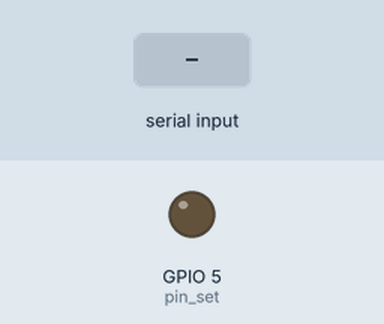
Bench run of a program on a simulated ESP32 board running MicroPython. Parts: output pins drawn as LEDs (lit = HIGH). The test bench sets the inputs (shaded band). The modem accepts every AT command (registered, SIM ready, sends succeed) and sends nothing else; what the program prints to the serial console is not drawn. At 4.9 s the program stops and its outputs stay as they are.

Above: at 1.2 s.
1.3 s: "OK\n" received over the second serial link
At 4.4 s:
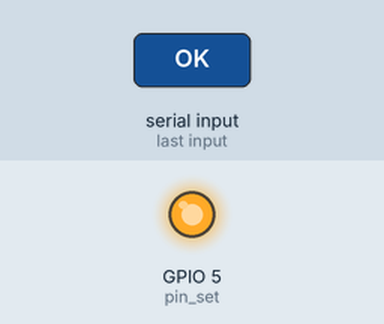
Timing chart, 0 to 5.9 s (numbered marks = the images above; inputs shaded):
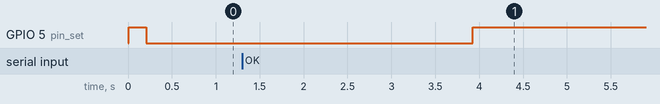

The program:

config_gt38_dd.py
```python
"""
Configuration GT38 pour Détecteur Distant (DD)
Pins: UART1, TX=GPIO32, RX=GPIO33, SET=GPIO5
Version: 1.0
"""
from machine import UART, Pin
import time

# ==================== CONFIGURATION ====================
UART_PORT = 1
UART_BAUD = 9600
UART_TX_PIN = 17    # ESP32 → GT38 RXD
UART_RX_PIN = 16    # ESP32 ← GT38 TXD
GT38_SET_PIN = 5    # Mode CONFIG/RUN

print("="*70)
print(" "*15 + "CONFIGURATION GT38 - DÉTECTEUR DISTANT")
print("="*70)

print("\nConfiguration matérielle:")
print("  • UART Port: {}".format(UART_PORT))
print("  • Baud Rate: {}".format(UART_BAUD))
print("  • TX (ESP32→GT38): GPIO{} → RXD".format(UART_TX_PIN))
print("  • RX (ESP32←GT38): GPIO{} ← TXD".format(UART_RX_PIN))
print("  • SET (Mode):      GPIO{}".format(GT38_SET_PIN))
print("="*70)

# ==================== FONCTIONS UTILITAIRES ====================

def send_at_command(uart, cmd, delay=400):
    """Envoie une commande AT et retourne la réponse"""
    # Vider buffer
    while uart.any():
        uart.read(uart.any())

    # Envoyer commande
    uart.write(cmd.encode() + b'\r\n')
    time.sleep_ms(delay)

    # Lire réponse
    if uart.any():
        try:
            return uart.read(uart.any()).decode('utf-8', 'ignore').strip()
        except:
            return None
    return None

def print_step(num, total, title):
    """Affiche un titre d'étape"""
    print("\n[{}/{}] {}".format(num, total, title))
    print("-"*70)

def print_result(message, status="info"):
    """Affiche un résultat avec icône"""
    icons = {
        "ok": "✓",
        "error": "✗",
        "warning": "⚠",
        "info": "ℹ"
    }
    print("  {} {}".format(icons.get(status, "•"), message))

# ==================== INITIALISATION ====================

print_step(1, 9, "Initialisation du matériel")

# Pin SET
try:
    pin_set = Pin(GT38_SET_PIN, Pin.OUT)
    pin_set.value(1)  # Démarrer en mode RUN
    print_result("Pin SET (GPIO{}) configurée".format(GT38_SET_PIN), "ok")
except Exception as e:
    print_result("Erreur pin SET: {}".format(e), "error")
    print("\n❌ ARRÊT - Pin SET non fonctionnelle")
    import sys
    sys.exit(1)

# UART
try:
    uart = UART(UART_PORT,
                baudrate=UART_BAUD,
                tx=Pin(UART_TX_PIN),
                rx=Pin(UART_RX_PIN),
                timeout=200)
    print_result("UART{} initialisé à {} bauds".format(UART_PORT, UART_BAUD), "ok")
    time.sleep_ms(200)
except Exception as e:
    print_result("Erreur UART: {}".format(e), "error")
    print("\n❌ ARRÊT - UART non fonctionnel")
    import sys
    sys.exit(1)

# ==================== MODE CONFIG ====================

print_step(2, 9, "Passage en mode CONFIG")

pin_set.value(0)  # Mode CONFIG
time.sleep(1)
print_result("SET = LOW (mode CONFIG)", "info")

# ==================== TEST CONNEXION ====================

print_step(3, 9, "Test de connexion au GT38")

resp = send_at_command(uart, "AT", delay=300)

if resp and "OK" in resp:
    print_result("Module GT38 répond: {}".format(resp), "ok")
else:
    print_result("Aucune réponse du GT38", "error")

    print("\n❌ ÉCHEC - Le GT38 ne répond pas")
    print("\nVérifications à effectuer:")
    print("  1. Câblage:")
    print("     - GPIO{} (TX) → GT38 RXD (croisé !)".format(UART_TX_PIN))
    print("     - GPIO{} (RX) ← GT38 TXD (croisé !)".format(UART_RX_PIN))
    print("     - GPIO{} → GT38 SET".format(GT38_SET_PIN))
    print("  2. Alimentation GT38:")
    print("     - VCC = 3.3V (mesurez avec multimètre)")
    print("     - GND commun avec ESP32")
    print("  3. Module GT38:")
    print("     - LED allumée ?")
    print("     - Module fonctionnel ?")

    pin_set.value(1)
    import sys
    sys.exit(1)

# ==================== INFORMATIONS MODULE ====================

print_step(4, 9, "Lecture des informations du module")

# Version
version = send_at_command(uart, "AT+V", delay=400)
if version:
    print_result("Version: {}".format(version.replace('\r\n', ' | ')), "info")
else:
    print_result("Version non disponible", "warning")

# ==================== CONFIGURATION ACTUELLE ====================

print_step(5, 9, "Lecture de la configuration actuelle")

config_resp = send_at_command(uart, "AT+RX", delay=400)

if config_resp:
    print_result("Configuration actuelle:", "info")

    lines = config_resp.split('\r\n')
    for line in lines:
        line = line.strip()
        if line and line != "OK":
            print("    • {}".format(line))

    # Parser les valeurs importantes
    current_mode = None
    current_baud = None
    current_canal = None

    if "FU1" in config_resp:
        current_mode = "FU1"
    elif "FU2" in config_resp:
        current_mode = "FU2 (4800 bauds)"
    elif "FU3" in config_resp:
        current_mode = "FU3 (9600 bauds)"
    elif "FU4" in config_resp:
        current_mode = "FU4 (1200 bauds)"

    if "B1200" in config_resp:
        current_baud = "1200"
    elif "B4800" in config_resp:
        current_baud = "4800"
    elif "B9600" in config_resp:
        current_baud = "9600"

    # Analyser si configuration correcte
    need_config = False

    if current_mode and "FU3" not in current_mode:
        print_result("Mode actuel: {} (doit être FU3)".format(current_mode), "warning")
        need_config = True

    if current_baud and current_baud != "9600":
        print_result("Baud actuel: {} (doit être 9600)".format(current_baud), "warning")
        need_config = True

    if not need_config:
        print_result("Configuration déjà correcte !", "ok")
else:
    print_result("Impossible de lire la configuration", "error")
    need_config = True

# ==================== NOUVELLE CONFIGURATION ====================

print_step(6, 9, "Application de la nouvelle configuration")

print_result("Configuration cible pour DTD:", "info")
print("    • Canal: 001 (identique au TA)")
print("    • Puissance: 8 = +20dBm (maximum)")
print("    • Mode: FU3 (transparent, 9600 bauds)")

configs = [
    ("AT+C001", "Canal 001"),
    ("AT+P8", "Puissance maximale (+20dBm)"),
    ("AT+FU3", "Mode FU3 (9600 bauds transparent)"),
]

success_count = 0
failed_configs = []

for cmd, description in configs:
    print("\n  Configuration: {}".format(description))
    resp = send_at_command(uart, cmd, delay=400)

    if resp and "OK" in resp:
        print_result("{}: {}".format(description, resp), "ok")
        success_count += 1
    else:
        print_result("{}: {} (échec)".format(description, resp if resp else "Pas de réponse"), "error")
        failed_configs.append(description)

# ==================== VÉRIFICATION FINALE ====================

print_step(7, 9, "Vérification de la configuration finale")

final_config = send_at_command(uart, "AT+RX", delay=400)

if final_config:
    print_result("Configuration finale:", "info")

    lines = final_config.split('\r\n')
    for line in lines:
        line = line.strip()
        if line and line != "OK":
            print("    • {}".format(line))

    # Vérifier que tout est OK
    config_ok = True

    if "FU3" not in final_config:
        print_result("Mode FU3 non détecté", "error")
        config_ok = False

    if "C001" not in final_config and "C1" not in final_config:
        print_result("Canal 001 non confirmé", "warning")

    if "P8" not in final_config and "20dBm" not in final_config:
        print_result("Puissance max non confirmée", "warning")

    if config_ok:
        print_result("Configuration vérifiée avec succès !", "ok")
else:
    print_result("Impossible de vérifier la configuration", "warning")

# ==================== RETOUR MODE RUN ====================

print_step(8, 9, "Retour en mode RUN (transparent)")

pin_set.value(1)  # Mode RUN
time.sleep(1)
print_result("SET = HIGH (mode RUN)", "info")
print_result("GT38 prêt pour communication radio", "ok")

# ==================== RÉSUMÉ FINAL ====================

print_step(9, 9, "Résumé de la configuration")

print("\n" + "="*70)

if success_count == len(configs):
    print(" "*20 + "✓✓ CONFIGURATION RÉUSSIE !")
    print("="*70)

    print("\n📡 Le GT38 du DD est maintenant configuré:")
    print("  ✓ Canal: 001 (compatible avec TA)")
    print("  ✓ Puissance: +20dBm (portée maximale)")
    print("  ✓ Mode: FU3 (transparent, 9600 bauds)")
    print("  ✓ UART: Port {} à {} bauds".format(UART_PORT, UART_BAUD))

    print("\n🎯 Prochaines étapes:")
    print("  1. Uploadez le fichier main.py sur le DD")
    print("  2. Créez config.py avec DETECTOR_ID = \"01\"")
    print("  3. Redémarrez le DD (Ctrl+D)")
    print("  4. Testez la communication avec le TA")

    print("\n💡 Test rapide:")
    print("  • Sur TA: Envoyez POLL:01")
    print("  • Sur DD: Devrait répondre ACK:01:1")

elif success_count > 0:
    print(" "*15 + "⚠️  CONFIGURATION PARTIELLE")
    print("="*70)

    print("\n✓ Configurations réussies: {}/{}".format(success_count, len(configs)))

    if failed_configs:
        print("\n✗ Configurations échouées:")
        for config in failed_configs:
            print("  • {}".format(config))

    print("\n💡 Recommandation:")
    print("  • Relancez le script de configuration")
    print("  • Ou configurez manuellement en mode CONFIG:")
    for cmd, desc in configs:
        print("    - {} (commande: {})".format(desc, cmd))

else:
    print(" "*20 + "❌ CONFIGURATION ÉCHOUÉE")
    print("="*70)

    print("\n✗ Aucune configuration n'a réussi")
    print("\n🔧 Actions correctives:")
    print("  1. Vérifiez le câblage (surtout TX/RX croisés)")
    print("  2. Mesurez la tension d'alimentation du GT38")
    print("  3. Testez le GT38 avec un autre système")
    print("  4. Vérifiez que la pin SET fonctionne (GPIO{})".format(GT38_SET_PIN))

print("\n" + "="*70)

print("\n📚 Câblage de référence:")
print("  ESP32 DD          GT38")
print("  ─────────────────────────")
print("  GPIO{:<2} (TX)   →   RXD".format(UART_TX_PIN))
print("  GPIO{:<2} (RX)   ←   TXD".format(UART_RX_PIN))
print("  GPIO{:<2}        →   SET".format(GT38_SET_PIN))
print("  3.3V          →   VCC")
print("  GND           →   GND")

print("\n" + "="*70)
print(" "*25 + "FIN DE LA CONFIGURATION")
print("="*70)
```
